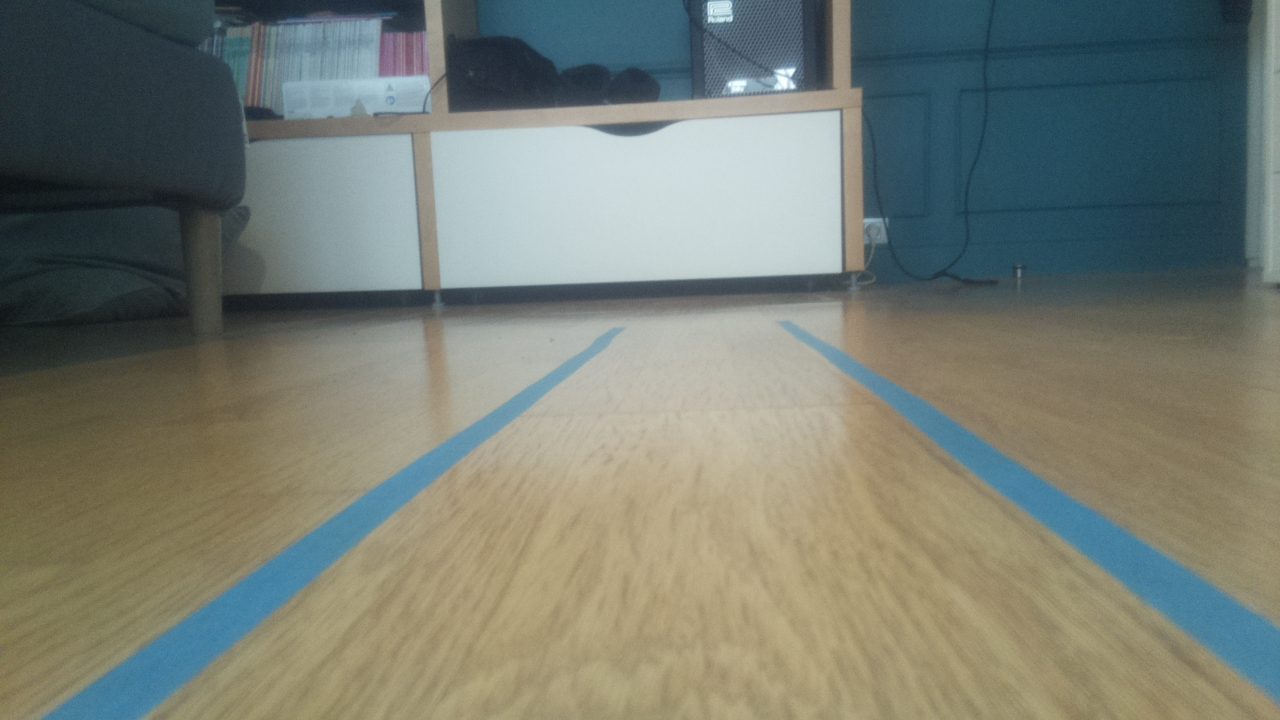
#> input picture lane_detection/images/image71.jpg, 1280 x 720 px, found by its file name
$ python lane_detection_v2.py
#> lines starting #> are read from the running program, lines starting #| are printed output that depends on the picture; after the words box and inside, x2 and y2 are one past the last pixel; in counts of white or black regions, pixels touching at a corner belong together; long printed decimals are rounded
# ---------------
# --- IMPORTS ---
# ---------------
import cv2 as cv
import numpy as np
import math
import time
from matplotlib import pyplot as plt
import logging


# -----------------
# --- VARIABLES ---
# -----------------
path = r'lane_detection/images/image71.jpg'
img = cv.imread(path)
#> img is the input picture: shape (720, 1280, 3); mean B, G, R 114.8, 124.8, 118.9
height, width, _ = img.shape
#> height = 720; width = 1280
vertices = np.array([[0, height], [int(width/3), int(height/3)], [int((width/3)*2), int(height/3)], [width, height]])


# -----------------
# --- FUNCTIONS ---
# -----------------
def process_image(original_image):
    """
    This function processes the image in several steps.
    (1) It makes the image gray.
    (2) It blurs the image.
    (3) It detects edges.
    (4) Sets a region of interest.
    (5) Detects lines in the image.
    (6) Detects the angle of the road.
    """
    try:
        start_time = time.time()

        processed_image = original_image
        processed_image = cv.cvtColor(processed_image, cv.COLOR_BGR2HSV)
#> processed_image: shape (720, 1280, 3); mean H, S, V 57.8, 72.7, 134.6

        lower_blue = np.array([60, 40, 40])
        upper_blue = np.array([150, 255, 255])
        processed_image = cv.inRange(processed_image, lower_blue, upper_blue)
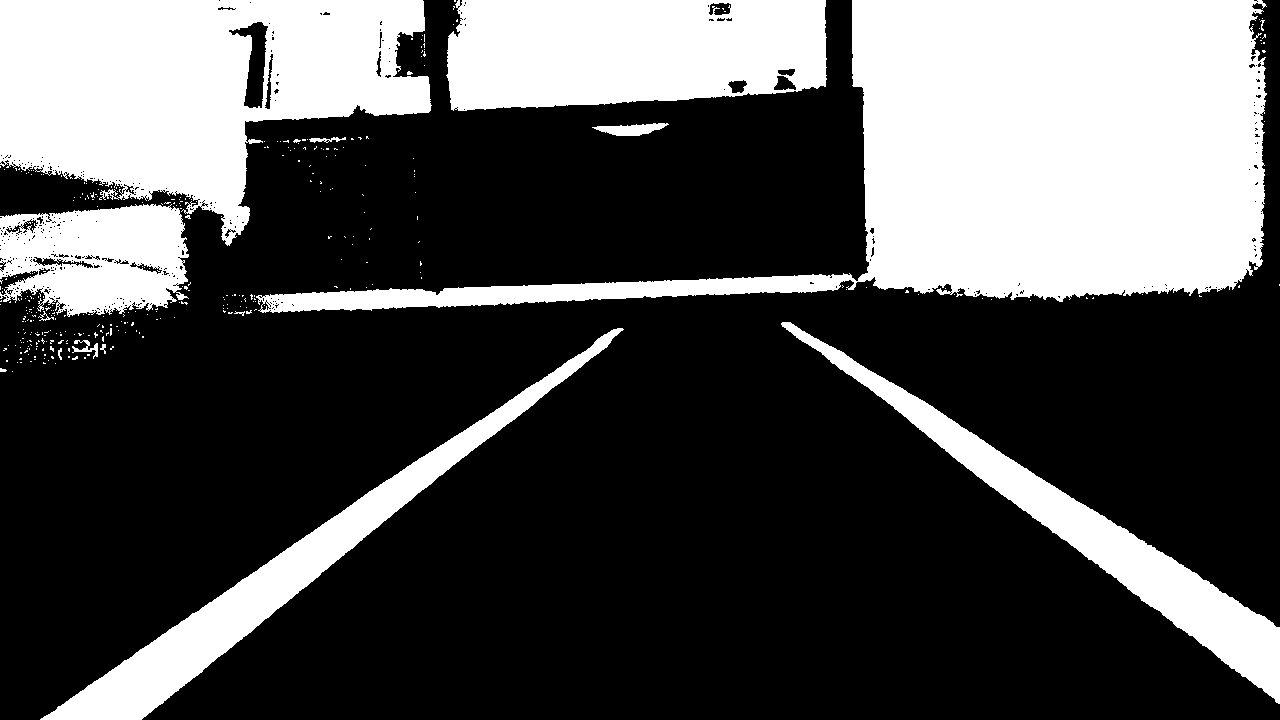
#> processed_image: shape (720, 1280); 31.6% white; 356 white regions (341 under 20 px), largest, box (x1, y1, x2, y2) and area: (256, 0, 1267, 313) 126577, (0, 0, 432, 246) 65033, (446, 0, 827, 111) 37126
        processed_image = cv.Canny(processed_image, 200, 400)
#> processed_image: shape (720, 1280); 1.4% white in thin lines or dots

        processed_image = region_of_interest(processed_image, vertices)

        processed_image = cv.GaussianBlur(processed_image, (3, 3), sigmaX=0)
        lines = cv.HoughLinesP(processed_image, rho=1, theta=np.pi / 180, threshold=80, lines=100, minLineLength=10, maxLineGap=50)

        lane_lines = average_slope_intercept(processed_image, lines)

        print(lane_lines)
        draw_lines(original_image, lines, (0, 255, 0))
        # draw_lines(original_image, lane_lines, (255, 255, 255))

        angle = get_angle(lane_lines[0], lane_lines[1], original_image)

        print('Angle: %s' % angle)

        end_time = time.time()
        print('Processing took: {} seconds'.format(end_time - start_time))

        return original_image

    except Exception as e:
        logging.error(e)
        return original_image

def region_of_interest(image, vertices):
    """
    This function sets a region of interest where the lanes could be found.
    """
    try:
        mask = np.zeros_like(image)
        cv.fillPoly(mask, [vertices], 255)
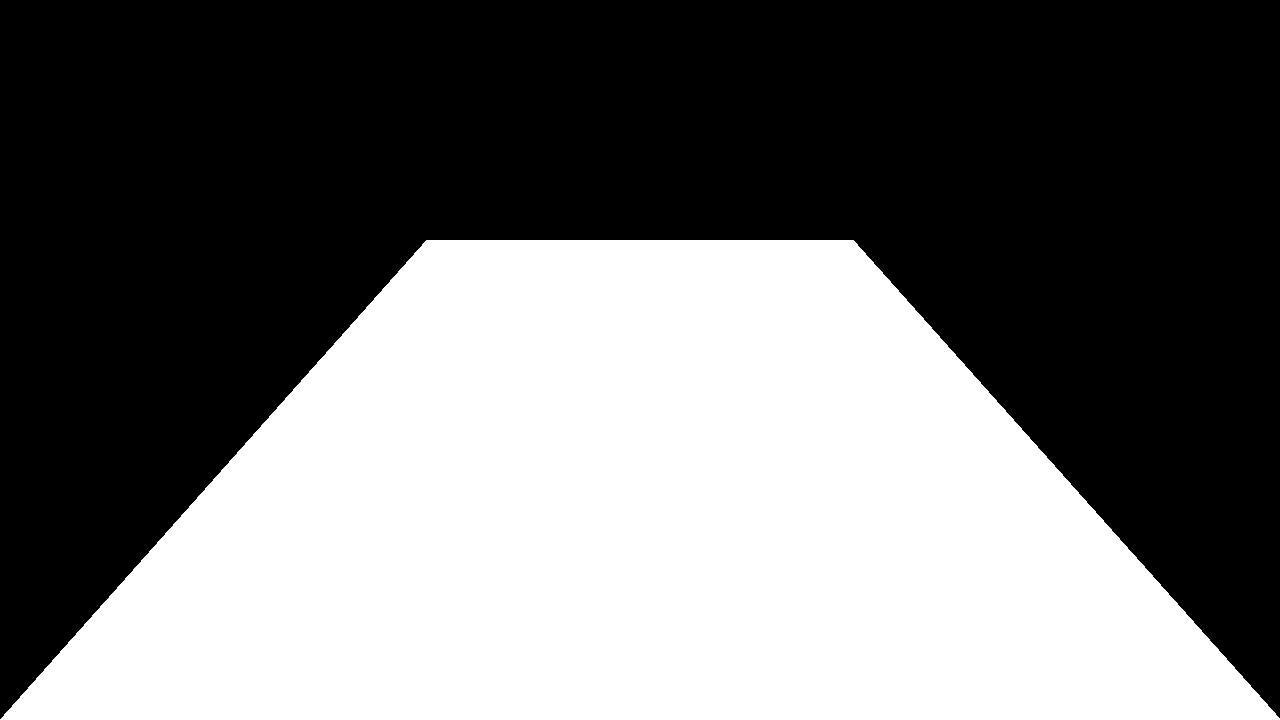
#> mask: shape (720, 1280); 44.5% white; 1 white region, box (x1, y1, x2, y2) and area: (0, 240, 1280, 720) 410133
        masked = cv.bitwise_and(image, mask)
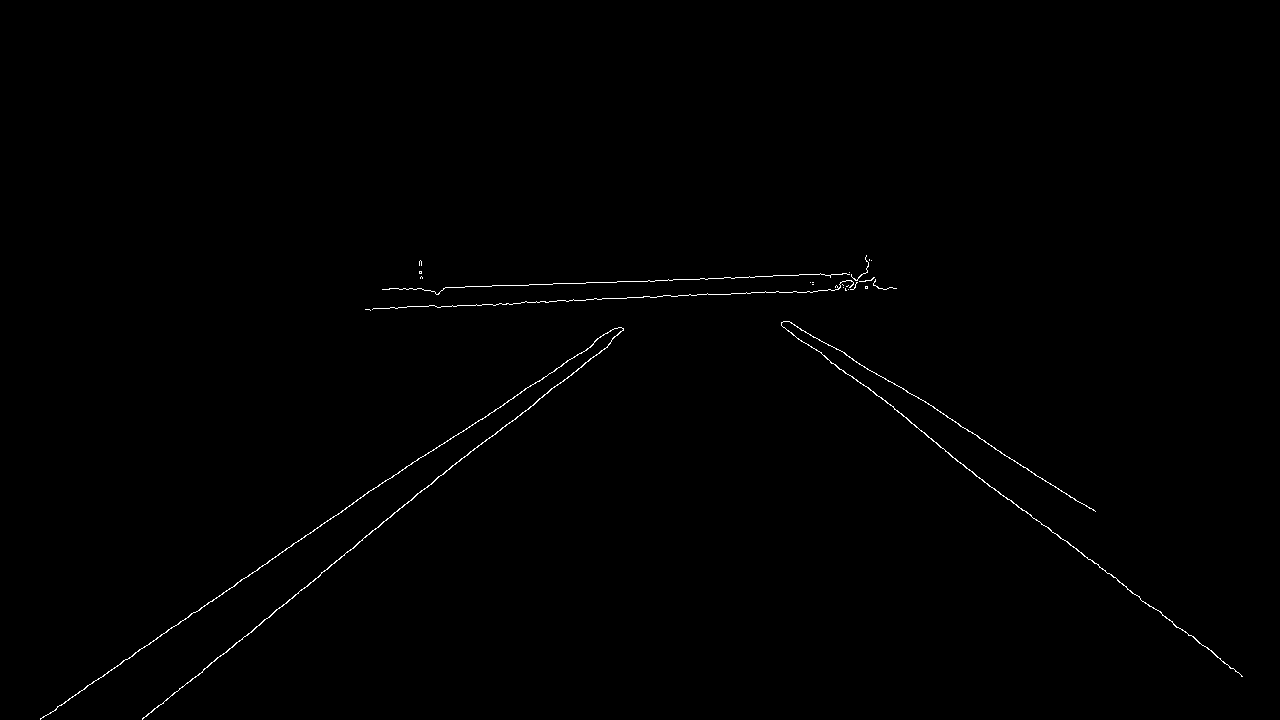
#> masked: shape (720, 1280); 0.41% white in thin lines or dots, all inside (x1, y1, x2, y2) = (40, 255, 1243, 720)
#> in process_image, `lines = cv.HoughLinesP(processed_image, rho=1, theta=np.pi / 180, thre..`: lines = 40 rows, first 6: [39, 717, 690, 278], [141, 719, 686, 278], [86, 684, 688, 278], [909, 423, 1243, 675], [143, 719, 668, 294], [716, 277, 1239, 671]
        return masked
    except Exception as e:
        logging.error(e)
        return image

def draw_lines(image, lines, color):
    """
    This function draws all lines in a list of lines on an image.
    """
    try:
        for line in lines:
            coords = line[0]
            cv.line(img=image, pt1=(coords[0], coords[1]), pt2=(coords[2], coords[3]), color=color, thickness=3, lineType=cv.LINE_AA)
    except:
        pass

def get_angle(line1, line2, img):
    """
    Creates a line in the middle of the two lane lines and returns the angle of that line.
    """
    try:
        # Coords and polynomial function line 1
        x11, y11, x12, y12 = line1[0]
        poly1 = np.polyfit((x11, x12), (y11, y12), 1)

        # Coords and polynomial function line 2
        x21, y21, x22, y22 = line2[0]
        poly2 = np.polyfit((x21, x22), (y21, y22), 1)

        # Calculate intersection point from polynomial functions
        x_inter = (poly1[1]-poly2[1]) / (poly2[0]-poly1[0])
        y_inter = poly1[0] * x_inter + poly1[1]

        # Calculate angle of center line
        angle_radians = math.atan2(y_inter - height, x_inter - (x21 - (abs(x11 - x21)/2)))
        angle_degrees = math.degrees(angle_radians)

        l = [x_inter, y_inter, x21 - (abs(x11 - x21)/2), height]
        cv.line(img=img, pt1=(int(l[0]), int(l[1])), pt2=(int(l[2]), int(l[3])), color=(255, 0, 0), thickness=3, lineType=cv.LINE_AA)

        return abs(angle_degrees)

    except Exception as e:
        logging.error(e)
        return 0

def average_slope_intercept(frame, line_segments):
    """
    This function combines line segments into one or two lane lines
    If all line slopes are < 0: then we only have detected left lane
    If all line slopes are > 0: then we only have detected right lane
    """
    try:
        lane_lines = []
        if line_segments is None:
            print('No line_segment segments detected')
            return lane_lines

        height, width = frame.shape
#> height = 720; width = 1280
        left_fit = []
        right_fit = []

        boundary = 1/3
        left_region_boundary = width * (1 - boundary)  # left lane line segment should be on left 2/3 of the screen
#> left_region_boundary = 853.3
        right_region_boundary = width * boundary # right lane line segment should be on left 2/3 of the screen
#> right_region_boundary = 426.7

        for line_segment in line_segments:
            for x1, y1, x2, y2 in line_segment:
                if x1 == x2:
                    print('skipping vertical line segment (slope=inf): %s' % line_segment)
                    continue
                fit = np.polyfit((x1, x2), (y1, y2), 1) # Vergelijking van een rechte creëeren y = mx + b
                slope = fit[0] # Helling => m
                intercept = fit[1] # Snijpunt met y-as => b
                if slope < 0: # Dalende lijn
                    if x1 < left_region_boundary and x2 < left_region_boundary:
                        left_fit.append((slope, intercept))
                else: # Stijgende lijn
                    if x1 > right_region_boundary and x2 > right_region_boundary:
                        right_fit.append((slope, intercept))
#> this loop made 40 passes
#> line_segment on passes 1 to 12: [[39, 717, 690, 278]], [[141, 719, 686, 278]], [[86, 684, 688, 278]], [[909, 423, 1243, 675]], [[143, 719, 668, 294]], [[716, 277, 1239, 671]], [[122, 659, 663, 294]], [[381, 289, 868, 272]], [[141, 717, 488, 436]], [[372, 307, 897, 288]], [[926, 437, 1243, 676]], [[723, 278, 1096, 511]]
#> after the loop, left_fit = 19 items, first 6: (-0.674, 743.3), (-0.809, 833.1), (-0.674, 742), (-0.81, 834.8), (-0.675, 741.3), (-0.81, 831.2); right_fit = [(0.754, -262.8), (0.753, -262.4), (0.754, -261.2), (0.625, -173.6), (0.754, -264.4), (0.754, -260.3), (0.625, -172.4), (0.753, -264.5), (0.628, -173.9), (0.625, -175.6), (0.754, -266.2), (0.625, -173), (0.614, -164.2), (0.625, -176.6), (0.6, -151)]

        # Berekend de gemiddelde vergelijking van al de rechten in het linker segment
        left_fit_average = np.average(left_fit, axis=0)
#> left_fit_average = [-0.664, 736.8]
        if len(left_fit) > 0:
            lane_lines.append(make_points(left_fit_average))

        # Berekend de gemiddelde vergelijking van al de rechten in het rechter segment
        right_fit_average = np.average(right_fit, axis=0)
        if len(right_fit) > 0:
            lane_lines.append(make_points(right_fit_average))

        return lane_lines

    except Exception as e:
        logging.error(e)
        return [[0, 0, 0, 0], [0, 0, 0, 0]]

def make_points(line):
    """
    Converts polynomial function (y = mx + b) to coördinates (x1, y1, x2, y2)
    """
    try:
        slope, intercept = line
#> slope = -0.664; intercept = 736.8
        y1 = height  # bottom of the frame
#> y1 = 720
        y2 = 0  # make points from middle of the frame down

        # bound the coordinates within the frame
        x1 = max(-width, min(2 * width, int((y1 - intercept) / slope)))
#> x1 = 25
        x2 = max(-width, min(2 * width, int((y2 - intercept) / slope)))
#> x2 = 1109

        return [[x1, y1, x2, y2]]

    except Exception as e:
        logging.error(e)
        return [[0, 0, 0, 0]]


# ---------------------
# --- MAIN FUNCTION ---
# ---------------------
def main():
    cv.imshow('image', process_image(img))
#> in average_slope_intercept, `right_fit_average = np.average(right_fit, axis=0)`: right_fit_average = [0.683, -213.5]
#> in process_image, `lane_lines = average_slope_intercept(processed_image, lines)`: lane_lines = [[[25, 720, 1109, 0]], [[1366, 720, 312, 0]]]
#| [[[25, 720, 1109, 0]], [[1366, 720, 312, 0]]]
#> the loop in draw_lines, `for line in lines:` made 40 passes
#> in get_angle, `cv.line(img=img, pt1=(int(l[0]), int(l[1])), pt2=(int(l[2]), int(l[3])..`:
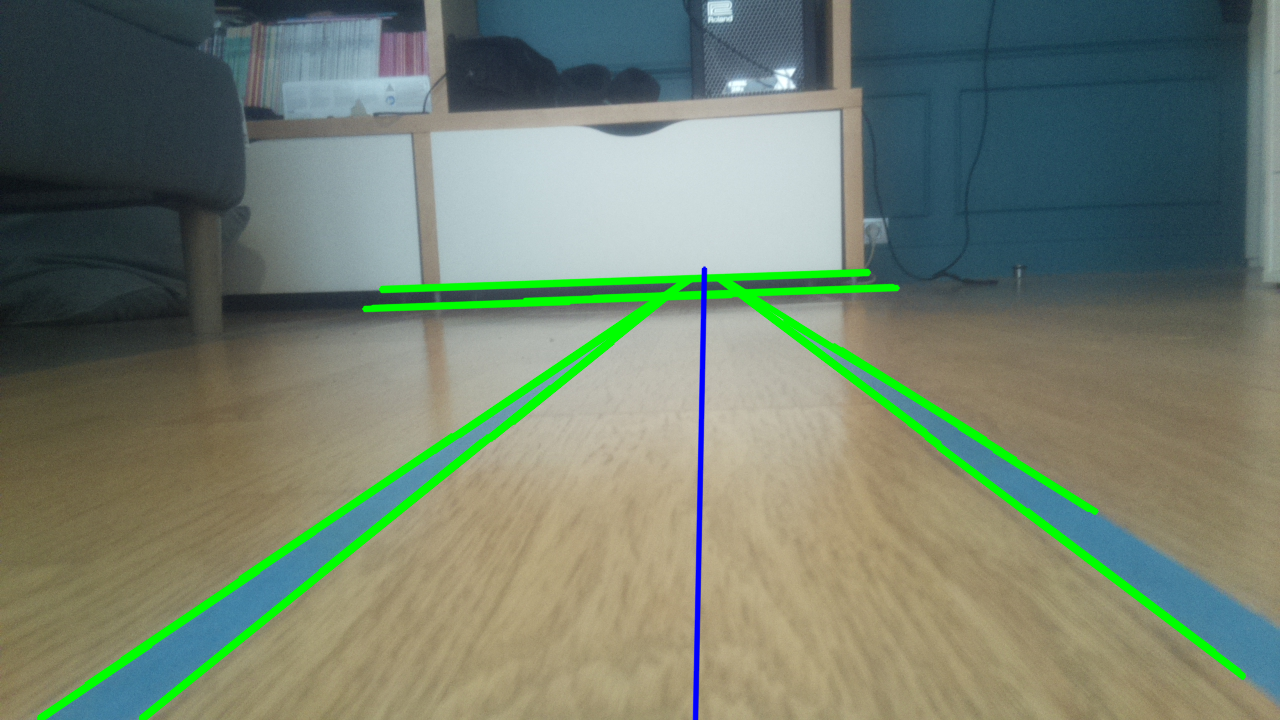
#> img: shape (720, 1280, 3); 3.85% of pixels changed, all inside (x1, y1, x2, y2) = (36, 266, 1247, 720)
#> in process_image, `angle = get_angle(lane_lines[0], lane_lines[1], original_image)`: angle = 88.81
#| Angle: 88.807
    cv.waitKey(0)

if __name__ == "__main__":
    main()

$ run again, with lane_detection/images/image1.jpg copied over lane_detection/images/image71.jpg
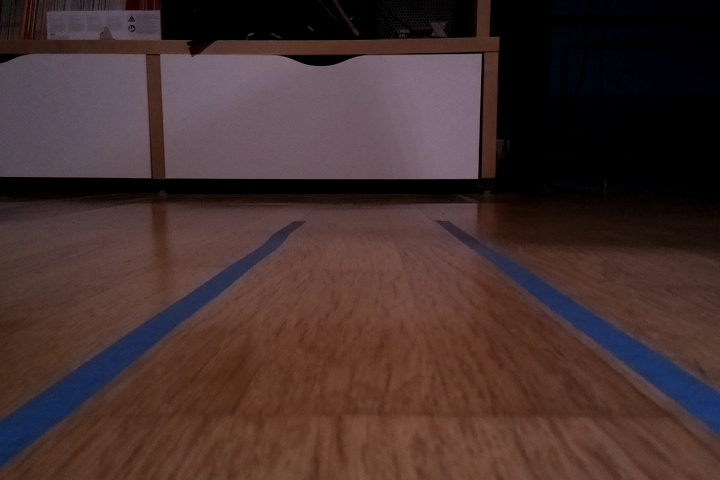
#> input picture lane_detection/images/image1.jpg, 720 x 480 px, found by its file name
#> img is the input picture: shape (480, 720, 3); mean B, G, R 47.4, 49.1, 69.4
#> in process_image, `processed_image = cv.inRange(processed_image, lower_blue, upper_blue)`:
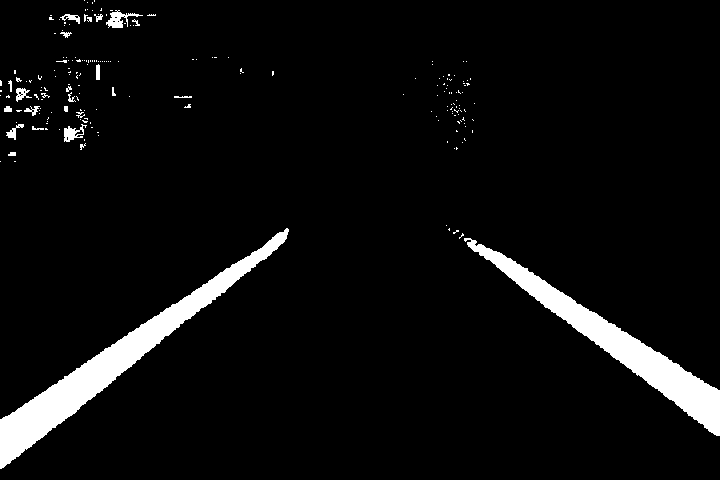
#> processed_image: shape (480, 720); 5.3% white; 199 white regions (174 under 20 px), largest, box (x1, y1, x2, y2) and area: (0, 228, 289, 469) 9076, (464, 238, 720, 436) 7519, (106, 10, 143, 28) 264
#> mask: shape (480, 720); 44.5% white; 1 white region, box (x1, y1, x2, y2) and area: (0, 160, 720, 480) 153879
#> masked: shape (480, 720); 0.32% white in thin lines or dots, all inside (x1, y1, x2, y2) = (17, 224, 649, 457)
#> lines = 17 rows, first 6: [18, 457, 287, 239], [16, 457, 287, 238], [447, 231, 649, 383], [89, 358, 289, 228], [89, 359, 289, 229], [103, 348, 289, 227]
#> the loop in average_slope_intercept, `for line_segment in line_segments:` made 17 passes
#> after the loop in average_slope_intercept, `for line_segment in line_segments:`: left_fit = [(-0.81, 471.6), (-0.808, 469.9), (-0.65, 415.8), (-0.65, 416.8), (-0.651, 415), (-0.811, 473.2), (-0.648, 418.3), (-0.809, 468.9)]; right_fit = [(0.752, -105.4), (0.754, -104.5), (0.755, -108.2), (0.601, -45.8), (0.601, -46.86), (0.6, -44), (0.755, -106.1), (0.6, -47.4), (0.755, -109.2)]
#> left_fit_average = [-0.73, 443.7]
#> slope = -0.73; intercept = 443.7
#> x1 = -49
#> x2 = 608
#> right_fit_average = [0.686, -79.71]
#> lane_lines = [[[-49, 480, 608, 0]], [[815, 480, 116, 0]]]
#| [[[-49, 480, 608, 0]], [[815, 480, 116, 0]]]
#> the loop in draw_lines, `for line in lines:` made 17 passes
#> in get_angle, `cv.line(img=img, pt1=(int(l[0]), int(l[1])), pt2=(int(l[2]), int(l[3])..`:
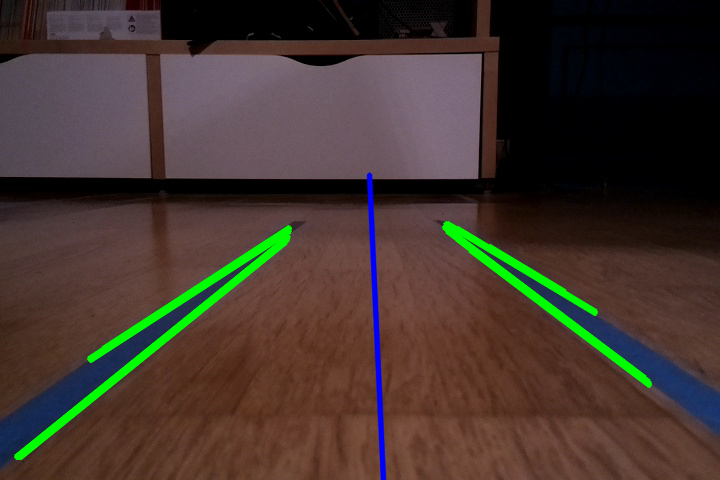
#> img: shape (480, 720, 3); 3.43% of pixels changed, all inside (x1, y1, x2, y2) = (13, 172, 653, 480)
#> angle = 92.51
#| Angle: 92.505
